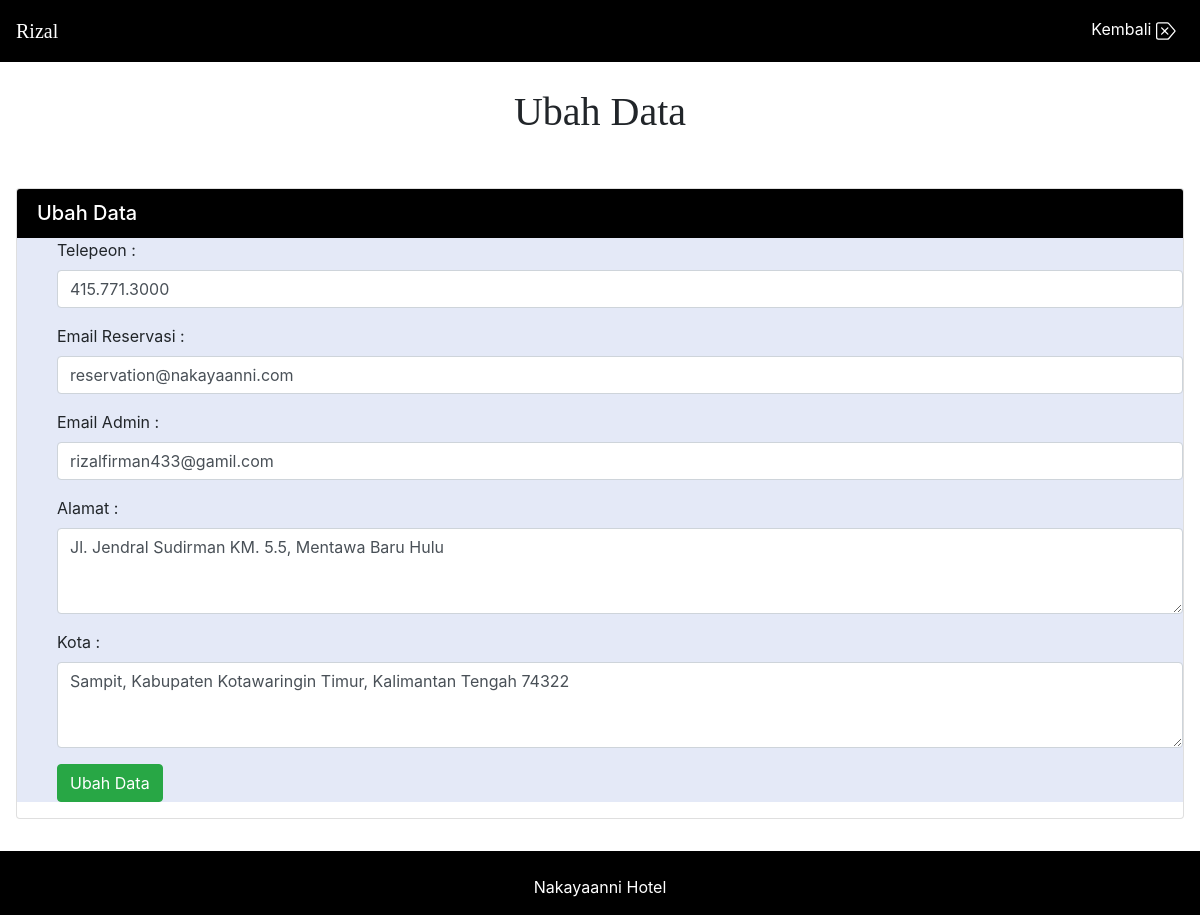
/admin/daftar/updatefooter.php?id=1 (signed in), run on the app's committed database.
### tables this page shows
CREATE TABLE `tb_footer` (
  `id_footer` int(2) NOT NULL,
  `telepon` varchar(20) NOT NULL,
  `emailreservasi` varchar(30) NOT NULL,
  `emailadmin` varchar(30) NOT NULL,
  `alamat` varchar(100) NOT NULL,
  `kota` varchar(100) NOT NULL
);

### admin/daftar/updatefooter.php (the view, shortened to what this page needs)
<?php
    include("../../connect.php");
    $id = $_GET["id"];
    $psn = "SELECT * FROM tb_footer WHERE id_footer = '$id'";
    $hdata = mysqli_query ($conn, $psn);
    while ($d= mysqli_fetch_array($hdata)){
?>
<!DOCTYPE html>
<html lang="en">
  	<head>
        <link rel="stylesheet" href="https://cdn.jsdelivr.net/npm/bootstrap@4.6.1/dist/css/bootstrap.min.css">
  	</head>
    <body>
        <nav class="navbar navbar-expand-lg fixed-top" style="background-color: #000000;">
            <a class="navbar-brand text-white" style = "font-family:times new roman;"><?php echo $_SESSION['nama'];?></a>
            <ul class="navbar-nav my-2 my-lg-0">
                <li class="nav-pills">
                    <a class="nav-link text-white" href="footertabel.php">
                        Kembali
                    </a>
                </li>
            </ul>
        </nav>
        <div class="jumbotron jumbotron-fluid pb-1 bg-white">
            <div class="container text-center">
                <br>
                <h1 class="display-6" style="font-family:geneva;">Ubah Data</h1>
            </div>
        </div>
        <div>
			<main>
				<div class="container-fluid px-3 py-2">
                    <div class="card mb-4">
		                <div class="h5 card-header text-white" style="background-color: #000000;">
			                Ubah Data
	                    </div>
	                    <form action="editfooter.php" method="POST">
		                    <ul style="background-color: #E4E9F7;">
			                    <div class="mb-3">
				                    <label for="telepon">Telepeon : </label>
                                    <input type="" class="form-control" name="telepon" id="telepon" required value="<?php echo $d["telepon"]; ?>">
		                        </div>
                                <div class="mb-3">
				                    <label for="emailreservasi">Email Reservasi : </label>
                                    <input type="" class="form-control" name="emailreservasi" id="emailreservasi" required value="<?php echo $d["emailreservasi"]; ?>">
		                        </div>
                                <div class="mb-3">
				                    <label for="emailadmin">Email Admin : </label>
                                    <input type="" class="form-control" name="emailadmin" id="emailadmin" required value="<?php echo $d["emailadmin"]; ?>">
		                        </div>
                                <div class="mb-3">
				                    <label for="alamat">Alamat : </label>
                                    <textarea type="text" class="form-control" rows="3" name="alamat" id="alamat" required ><?php echo $d["alamat"]; ?></textarea>
		                        </div>
                                <div class="mb-3">
				                    <label for="kota">Kota : </label>
                                    <textarea type="text" class="form-control" rows="3" name="kota" id="kota" required ><?php echo $d["kota"]; ?></textarea>
		                        </div>
			                    <div class="mb-3">
				                    <button type="submit" class="btn btn-success" name="submit">Ubah Data</button>
			                    </div>
		                    </ul>
	                    </form>
                        <?php
                            }
                        ?>
                    </div>
                </div>
            </main>
        </div>
    </body>
    <footer>
        <div class="text-white" style="background-color: #000000;">
            <div class="container">
                <div class="row">
                    <div class="col text-center">
                        <br>
                        <p>Nakayaanni Hotel</p>
                    </div>
                </div>
            </div>
        </div>
    </footer>
</html>

### data on the page
tb_footer: telepon "415.771.3000", emailreservasi "reservation@nakayaanni.com", emailadmin "rizalfirman433@gamil.com", alamat "Jl. Jendral Sudirman KM. 5.5, Mentawa Baru Hulu", kota "Sampit, Kabupaten Kotawaringin Timur, Kalimantan Tengah 74322"
